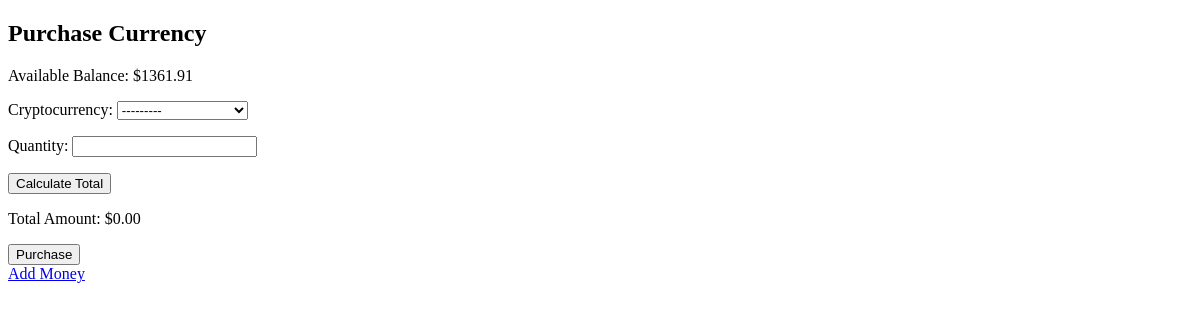
Before: /purchase_currency/ (signed in) with the older database file.
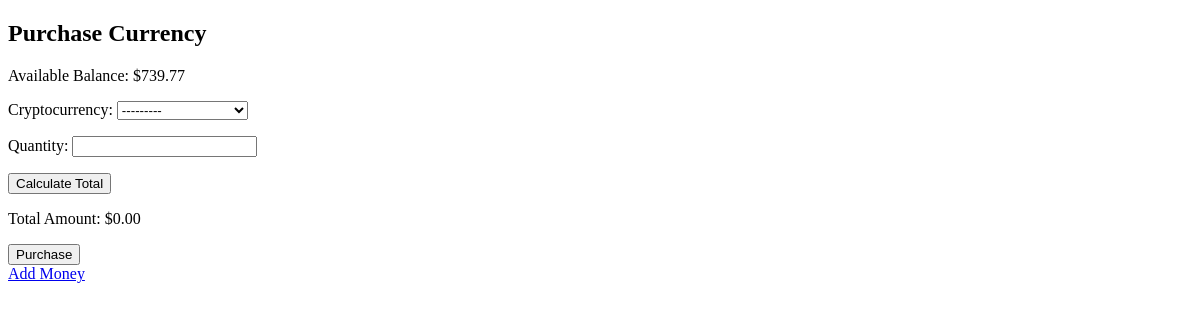
After: the same page with the newer database file.
### CryptoCrackers/models.py (models this page shows, shortened)
class Wallet(models.Model):
    user = models.OneToOneField(UserDetails, on_delete=models.CASCADE)
    balance = models.DecimalField(max_digits=10, decimal_places=2, default=0)

### CryptoCrackers/views.py (the view)
# urls.py: path('purchase_currency/', views.purchase_currency, name='purchase_currency'),
def purchase_currency(request):
    user_id = request.session.get('_user_id')
    if not user_id:
        return redirect('/login/')
    user_wallet, created = Wallet.objects.get_or_create(user_id=user_id)
    if request.method == 'POST':
        form = PurchaseForm(user_id, request.POST)
        if form.is_valid():
            cryptocurrency = form.cleaned_data['cryptocurrency']
            quantity = form.cleaned_data['quantity']
            total_amount = cryptocurrency.current_price_cad * quantity
            print("total amt; ",total_amount)
            print("userBalance: ",user_wallet.balance)
            if user_wallet.balance >= total_amount:
                user_wallet.balance -= total_amount
                Purchase.objects.create(
                    user_id=user_id,
                    cryptocurrency=cryptocurrency,
                    quantity=quantity,
                    total_amount=total_amount,
                )
                user = UserDetails.objects.get(id=user_id)
                cryptocurrencies = user.cryptocurrencies
                if cryptocurrency.name in cryptocurrencies:
                    cryptocurrencies[cryptocurrency.name] += int(quantity)
                else:
                    cryptocurrencies[cryptocurrency.name] = int(quantity)
                user.cryptocurrencies = cryptocurrencies
                user_wallet.save()
                user.save()
                print("successfull")
                return JsonResponse({'success': True})
            else:
                print("failed")
                return JsonResponse({'success': False})
    else:
        form = PurchaseForm(user_id)
        crypto_choices = [{'id': crypto.id, 'name': crypto.name, 'price': str(crypto.current_price_cad)} for crypto in
                          CryptoCurrency.objects.all()]
        crypto_choices_json = json.dumps(crypto_choices, cls=DjangoJSONEncoder)
        return render(request, 'FrontEnd/purchase_currency.html',
                      {'form': form, 'balance': user_wallet.balance, 'crypto_choices_json': crypto_choices_json})

### CryptoCrackers/forms.py (shortened to what this page needs)
class PurchaseForm(forms.ModelForm):
    class Meta:
        model = Purchase
        fields = ['cryptocurrency', 'quantity']
        widgets = {
            'cryptocurrency': forms.Select(attrs={'id': 'id_cryptocurrency'}),
            'quantity': forms.TextInput(attrs={'id': 'id_quantity'}),
        }
    def __init__(self, user_id, *args, **kwargs):
        super().__init__(*args, **kwargs)
        self.fields['cryptocurrency'].queryset = CryptoCurrency.objects.all()
        self.user_id = user_id

### CryptoCrackers/models.py (called while the page is built)
    def __str__(self):
        return self.name

### templates/FrontEnd/purchase_currency.html (shortened to what this page needs)
<!DOCTYPE html>
<html lang="en">
<head>
</head>
<body>
  <h2>Purchase Currency</h2>
  <p>Available Balance: ${{ balance }}</p>
  <form method="post" id="purchaseForm">
    {{ form.as_p }}
    <button type="button" onclick="calculateTotal()">Calculate Total</button>
    <p>Total Amount: $<span id="totalAmount">0.00</span></p>
    <input type="submit" value="Purchase">
  </form>
  <a href="{% url 'CryptoCrackers:add_money' %}">Add Money</a>
</body>
</html>

Changed rows visible on the page:
changed Wallet: balance "1361.91" → "739.77"
